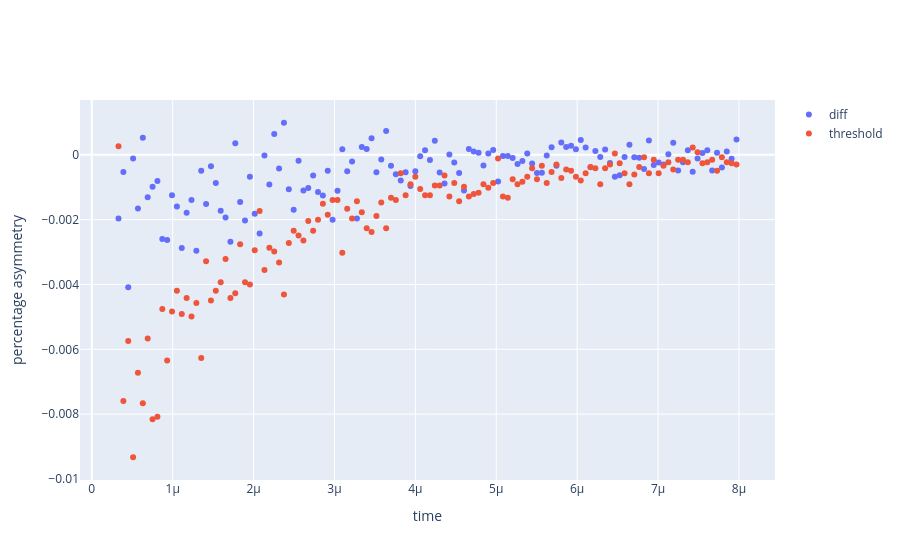

The cell this chart's notebook holds for it:
### Markdown cell above
## differences

### Code cell
range_pv = (3e-7 , 8e-6)

count_g, edges_g = np.histogram(pv_g_refact, n_bins_pv, range=range_pv)
count_p, _ = np.histogram(pv_p_refact, n_bins_pv, range=range_pv)

count_g_nf, edges_nf = np.histogram(nf_g_refact, n_bins_pv, range=range_pv)
count_p_nf, _ = np.histogram(nf_p_refact, n_bins_pv, range=range_pv)

threshold = (count_g_nf - count_p_nf)/(len(nf_g_refact) + len(nf_p_refact))

edges_center = (edges_g[1:] + edges_g[:-1]) / 2

fig = go.Figure()
fig.add_trace(go.Scatter(x=edges_center, y=((count_g - count_p)/(len(pv_g_refact)+ len(pv_p_refact)))-threshold, mode="markers", name="diff"))
fig.add_trace(go.Scatter(x=edges_center, y=threshold, mode="markers", name="threshold"))
fig.update_layout(
    xaxis_title="time",
    yaxis_title="percentage asymmetry",
    showlegend=True
)
fig.show()




range_pv = (3e-7 , 8e-6)

count_g, edges_g = np.histogram(pv_g_refact, n_bins_pv, range=range_pv)
count_p, _ = np.histogram(pv_p_refact, n_bins_pv, range=range_pv)

count_g_nf, edges_nf = np.histogram(nf_g_refact, n_bins_pv, range=range_pv)
count_p_nf, _ = np.histogram(nf_p_refact, n_bins_pv, range=range_pv)

threshold = (count_g_nf - count_p_nf)/(count_g_nf + count_p_nf)

edges_center = (edges_g[1:] + edges_g[:-1]) / 2

fig = go.Figure()
fig.add_trace(go.Scatter(x=edges_center, y=((count_g - count_p)/(count_g+ count_p))-threshold, mode="markers", name="diff"))
fig.add_trace(go.Scatter(x=edges_center, y=threshold, mode="markers", name="threshold"))
fig.update_layout(
    xaxis_title="time",
    yaxis_title="percentage asymmetry",
    showlegend=True
)
fig.show()
